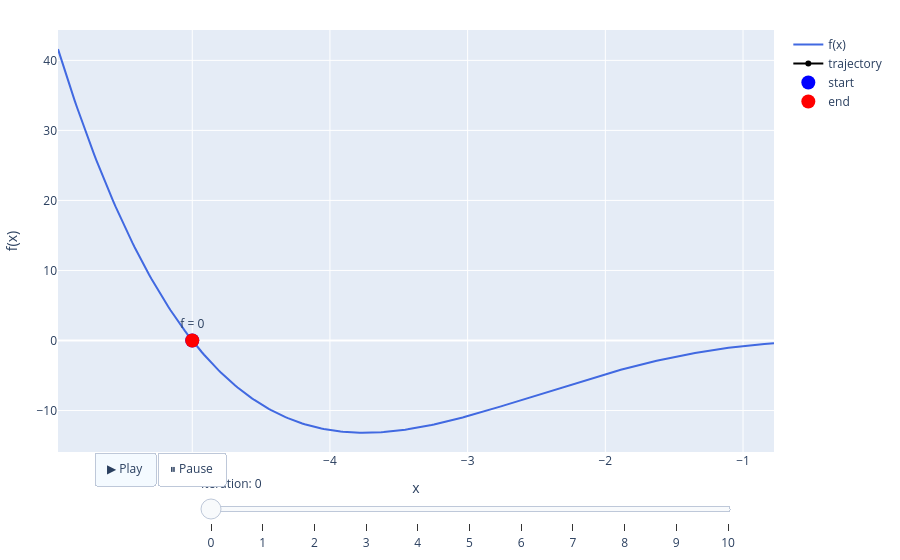

Notebook code cell kept with this figure:
### Code cell
points = [[-5], [1.5]]
iterations = 10

nelder_mead_method(f_0, points, iterations)

### Figure 1 — Plotly figure (JSON) as saved in the notebook; plotly's stock layout.template omitted (floating-point values rounded to 4 significant figures; data arrays with more than 128 entries replaced by an {"elided": "..."} marker saying what was removed)
{"data": [{"hoverinfo": "skip", "line": {"color": "royalblue", "width": 2}, "mode": "lines", "name": "f(x)", "type": "scatter", "x": {"elided": "300 float values"}, "y": {"elided": "300 float values"}}, {"hovertemplate": "x=%{x:.4f}<br>f=%{y:.4f}<extra></extra>", "line": {"color": "black", "width": 2}, "marker": {"color": "black", "size": 6}, "mode": "lines+markers", "name": "trajectory", "type": "scatter", "x": [-5.0], "y": [0.0]}, {"hovertemplate": "x=%{x:.4f}<br>f=%{y:.4f}<extra></extra>", "marker": {"color": "blue", "size": 14}, "mode": "markers", "name": "start", "type": "scatter", "x": [-5], "y": [0]}, {"hovertemplate": "x=%{x:.4f}<br>f=%{y:.4f}<extra></extra>", "marker": {"color": "red", "size": 14}, "mode": "markers+text", "name": "end", "text": ["f = 0"], "textposition": "top center", "type": "scatter", "x": [-5], "y": [0]}], "layout": {"legend": {"x": 1.02, "y": 1}, "margin": {"b": 40, "l": 40, "r": 20, "t": 30}, "sliders": [{"currentvalue": {"prefix": "Iteration: "}, "len": 0.75, "steps": [{"args": [["0"], {"frame": {"duration": 0, "redraw": true}, "mode": "immediate"}], "label": "0", "method": "animate"}, {"args": [["1"], {"frame": {"duration": 0, "redraw": true}, "mode": "immediate"}], "label": "1", "method": "animate"}, {"args": [["2"], {"frame": {"duration": 0, "redraw": true}, "mode": "immediate"}], "label": "2", "method": "animate"}, {"args": [["3"], {"frame": {"duration": 0, "redraw": true}, "mode": "immediate"}], "label": "3", "method": "animate"}, {"args": [["4"], {"frame": {"duration": 0, "redraw": true}, "mode": "immediate"}], "label": "4", "method": "animate"}, {"args": [["5"], {"frame": {"duration": 0, "redraw": true}, "mode": "immediate"}], "label": "5", "method": "animate"}, {"args": [["6"], {"frame": {"duration": 0, "redraw": true}, "mode": "immediate"}], "label": "6", "method": "animate"}, {"args": [["7"], {"frame": {"duration": 0, "redraw": true}, "mode": "immediate"}], "label": "7", "method": "animate"}, {"args": [["8"], {"frame": {"duration": 0, "redraw": true}, "mode": "immediate"}], "label": "8", "method": "animate"}, {"args": [["9"], {"frame": {"duration": 0, "redraw": true}, "mode": "immediate"}], "label": "9", "method": "animate"}, {"args": [["10"], {"frame": {"duration": 0, "redraw": true}, "mode": "immediate"}], "label": "10", "method": "animate"}], "x": 0.2, "xanchor": "left", "y": 0, "yanchor": "top"}], "updatemenus": [{"buttons": [{"args": [null, {"frame": {"duration": 300, "redraw": true}, "fromcurrent": true}], "label": "▶ Play", "method": "animate"}, {"args": [[null], {"frame": {"duration": 0}, "mode": "immediate"}], "label": "⏸ Pause", "method": "animate"}], "direction": "left", "type": "buttons", "x": 0.05, "xanchor": "left", "y": 0, "yanchor": "top"}], "xaxis": {"range": [-5.975, -0.775], "title": {"text": "x"}}, "yaxis": {"range": [-15.92, 44.33], "title": {"text": "f(x)"}}}}
